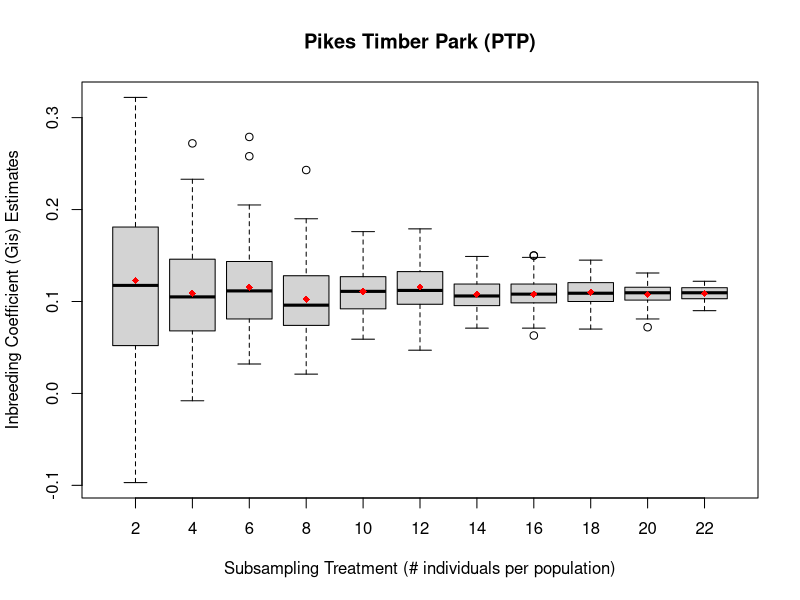

Recreate this plot in R.
#####Example code for generating a boxplot, exactly as it should be entered into 'R'

setwd("/Users/jermaine/ISU_Projects/Webbhelix_Project/subproject--MinSampSize_for_Pop_Genomics/06_MinSampSize_Boxplots_InNOut_Files/Gis_Estimates")
SNP<-read.csv('PTP_Gis_SubSamp_Estimates_Boxplot_input.csv')
head(SNP)
boxplot(SNP$PTP.Gis.estimates~SNP$Subsampling.group, xlab='Subsampling Treatment (# individuals per population)', ylab='Inbreeding Coefficient (Gis) Estimates', main='Pikes Timber Park (PTP)')
means <- tapply(SNP$PTP.Gis.estimates,SNP$Subsampling.group,mean)
points(means,col="red",pch=18)
#points(means,pch=3)

############################################################################################

#boxplot(SNP$SNP.error.rate~SNP$Parameter, xlab='Stacks parameter', ylab='SNP error rate', main='SNP')

#means <- tapply(SNP$SNP.error.rate,SNP$Parameter,mean)
#points(means,col="red",pch=18)
